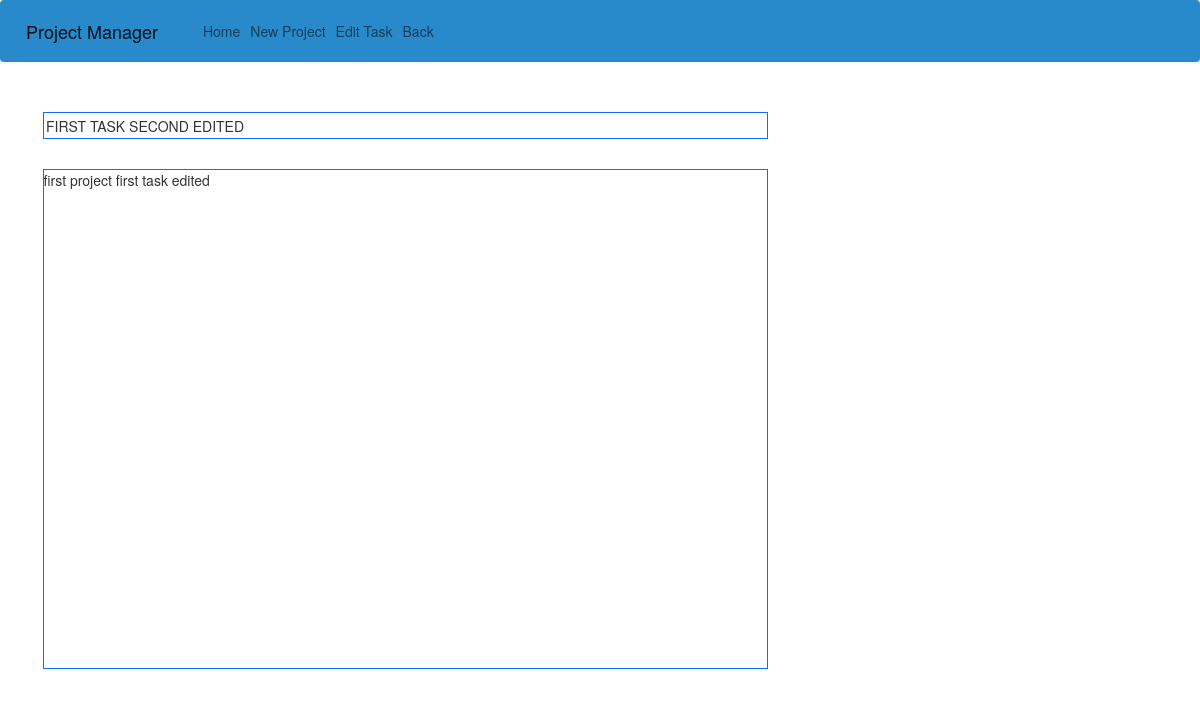
Page /project/First new project/first task second edited on the committed database.
### run.py (models this page shows, shortened)
class Task(db.Model):
    id = db.Column(db.Integer, primary_key=True)
    title = db.Column(db.String, unique=False, nullable=False)
    description = db.Column(db.String)
    project_id = db.Column(db.Integer, db.ForeignKey("project.id"), nullable=False)

### run.py (the view)
@app.route("/project/<project_title>/<task_title>", methods=["POST", "GET"])
def taskPage(project_title, task_title):
    project = Project.query.filter_by(title=str(project_title)).first()
    tasks = project.tasks
    for i in tasks:
        title = i.title
        if task_title == title:
            task = i
    if request.method == "POST":
        new_task_title = request.form.get("task_title")
        new_task_desc = request.form.get("task_desc")
        task.title = new_task_title
        task.description = new_task_desc
        db.session.commit()
    return render_template("tasks.html", task=task, project=project)

### templates/tasks.html
{% extends "layout.html" %}
{% block nav_item %}
    <ul class="navbar-nav">
        <li class="nav-item">
            <a class="nav-link" href="{{url_for('editTask', project_title=project.title, task_title=task.title)}}">Edit Task</a>
        </li>
        <li class="nav-item">
            <a class="nav-link" href="{{url_for('projectPage', project_title=project.title)}}">Back</a>
        </li>
    </ul>
{% endblock %}
{% block content %}
    <div class="container-fluid m-2">
        <div class="row">
            <div class="col col-8">
                <div class="d-flex align-items-center justify-content-start m-5 border border-primary">
                    <p class="text-uppercase font-weight-bold m-1">{{task.title}}</p>
                </div>
                <div class="justify-content-start m-5 border-primary custum-div ">
                    <p>{{task.description}}</p>
                </div>
            </div>
        </div>
    </div>
{% endblock %}

### static/style.css (style rules this page uses)
.custum-div { height: 500px; border: 1px solid blue; }

### rows in the picture
Task: title "FIRST TASK SECOND EDITED", description "first project first task edited"
